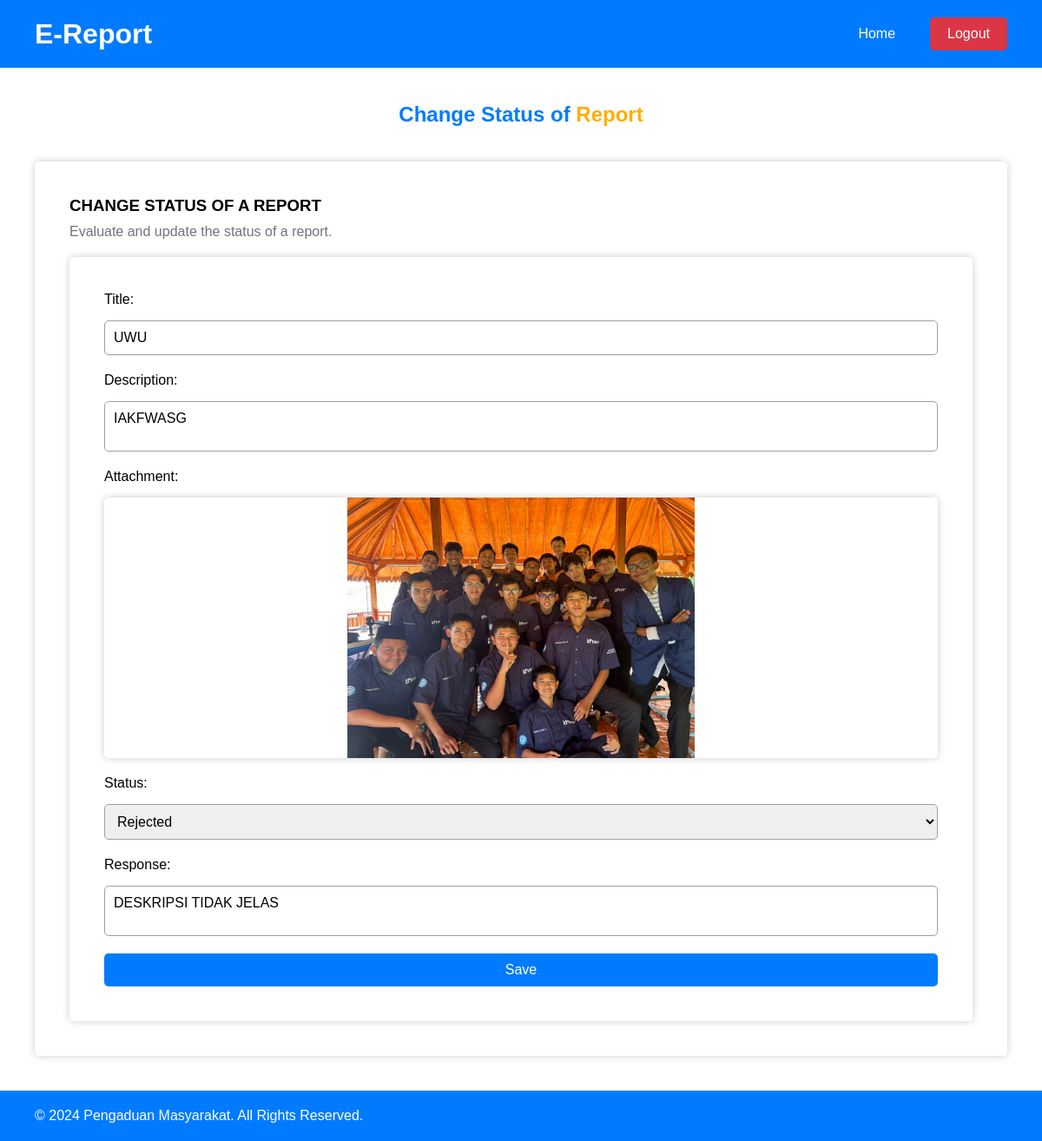
The page /public/?page=report-edit&id=8 (signed in) on the database its author committed.
### tables this page shows
CREATE TABLE `reports` (
  `id` int(11) NOT NULL,
  `title` varchar(255) NOT NULL,
  `description` text NOT NULL,
  `attachment` varchar(255) DEFAULT NULL,
  `user_id` int(11) NOT NULL,
  `status` enum('pending','in_progress','resolved','rejected') NOT NULL DEFAULT 'pending',
  `response` text DEFAULT NULL,
  `created_at` timestamp NOT NULL DEFAULT current_timestamp(),
  `updated_at` timestamp NOT NULL DEFAULT current_timestamp()
);

### public/index.php (called while the page is built)
<?php
require_once '../config/database.php';
require_once '../routes/web.php';

### helpers/url_helper.php (called while the page is built, shortened)
<?php
function url($page, $params = []) {
    $baseUrl = "http://localhost/e-report/public";
    $queryString = http_build_query($params);
    return $baseUrl . "/?page=" . $page . ($queryString ? "&" . $queryString : "");
}

### config/database.php (called while the page is built)
<?php
class Database {
    private static $host = 'localhost';
    private static $dbName = 'e-report';
    private static $username = 'root';
    private static $password = '';
    private static $pdo;
    public static function getConnection() {
        if (self::$pdo == null) {
            try {
                $dsn = 'mysql:host=' . self::$host . ';dbname=' . self::$dbName . ';charset=utf8';
                self::$pdo = new PDO($dsn, self::$username, self::$password);
                self::$pdo->setAttribute(PDO::ATTR_ERRMODE, PDO::ERRMODE_EXCEPTION);
            } catch (PDOException $e) {
                die('Connection failed: ' . $e->getMessage());
            }
        }
        return self::$pdo;
    }
}

### models/Report.php (called while the page is built, shortened)
<?php
require_once '../config/database.php';
class Report
{
    private $pdo;
    public function __construct()
    {
        $this->pdo = Database::getConnection();
    }
    public function getById($id)
    {
        $sql = "SELECT * FROM reports WHERE id = :id";
        $stmt = $this->pdo->prepare($sql);
        $stmt->bindParam(':id', $id, PDO::PARAM_INT);
        $stmt->execute();
        return $stmt->fetch(PDO::FETCH_ASSOC);
    }
}

### views/admin/edit.php (the view, shortened to what this page needs)
<?php
require_once '../views/layout/header.php';
?>
<main>
    <h2>Change Status of <span>Report</span></h2>
    <section>
        <h3>Change status of a Report</h3>
        <p>Evaluate and update the status of a report.</p>
        <form action="<?= url('report-update-status'); ?>" method="POST" enctype="multipart/form-data">
            <div class="form-group">
                <label for="title">Title:</label>
                <input type="text" name="title" id="title" value="<?= $report['title']; ?>" readonly>
            </div>
            <div class="form-group">
                <label for="description">Description:</label>
                <textarea name="description" id="description" readonly><?= $report['description']; ?></textarea>
            </div>
            <div class="form-group">
                <label>Attachment:</label>
                <?php if ($report['attachment']): ?>
                    <img src="uploads/<?= $report['attachment']; ?>" alt="Attachment" onclick="openImage('uploads/<?= $report['attachment']; ?>')" title="Click to open">
                <?php else: ?>
                    <p>No attachment available.</p>
                <?php endif; ?>
            </div>
            <div class="form-group">
                <label for="status">Status:</label>
                <select name="status" id="status">
                    <option value="rejected" <?= $report['status'] === 'rejected' ? 'selected' : ''; ?>>Rejected</option>
                </select>
            </div>
            <div class="form-group">
                <label for="response">Response:</label>
                <textarea name="response" id="response"><?= $report['response']; ?></textarea>
            </div>
            <button class="btn" type="submit">Save</button>
        </form>
    </section>
</main>
<?php require_once '../views/layout/footer.php'; ?>

### assets/css/style.css (style rules this page uses)
* { margin: 0; padding: 0; font-family: "Montserrat", sans-serif; box-sizing: border-box; }
:root { --primary-color: #007bff; --secondary-color: #6c757d; --complement-color: #ffae00; --red-color: #dc3545; --padding-container: 20px 40px; --padding-btn: 10px 20px; --gap: 20px; --border-radius: 5px; --form-max-w: 500px; --box-shadow: 0 0 10px rgba(0, 0, 0, 0.2); }
body { background-color: var(--background-color); }
.btn { background-color: var(--primary-color); color: #fff; padding: var(--padding-btn); border-radius: var(--border-radius); position: relative; overflow: hidden; border: none; cursor: pointer; font-size: 1rem; font-weight: 500; text-align: center; }
.btn::before { content: ""; position: absolute; top: 0; right: 0; width: 0; height: 100%; background-color: rgba(0, 0, 0, 0.15); transition: width 0.3s ease-in-out; }
main { margin: 20px 0; padding: var(--padding-container); display: flex; flex-direction: column; gap: var(--gap); justify-content: center; align-items: center; }
h2 { text-align: center; margin-bottom: 20px; color: var(--primary-color); font-size: 24px; }
form { display: flex; flex-direction: column; gap: var(--gap); padding: 40px; background-color: #fff; border-radius: var(--border-radius); box-shadow: var(--box-shadow); width: 100%; margin: 0 auto; }
.form-group { display: flex; flex-direction: column; gap: calc(var(--gap) / 2); }
.form-group label { font-weight: 500; margin-bottom: 5px; }
.form-group input, .form-group textarea, .form-group select { padding: 10px; border: 1px solid #9f9f9f; border-radius: var(--border-radius); font-size: 16px; }
.form-group textarea { resize: none; }
h2 > span { color: var(--complement-color); }
section { display: flex; flex-direction: column; gap: calc(var(--gap) / 2); padding: 40px; background-color: #fff; border-radius: var(--border-radius); box-shadow: var(--box-shadow); width: 100%; margin: 0 auto; }
section > h3 { text-transform: uppercase; }
section > p { color: var(--secondary-color); margin-bottom: 10px; }
article > img, .form-group > img { width: 100%; height: 300px; object-fit: contain; border-radius: var(--border-radius); box-shadow: var(--box-shadow); cursor: pointer; }

### rows shown on the page
reports: title "UWU", description "IAKFWASG", attachment (picture), status "Rejected", response "DESKRIPSI TIDAK JELAS"
